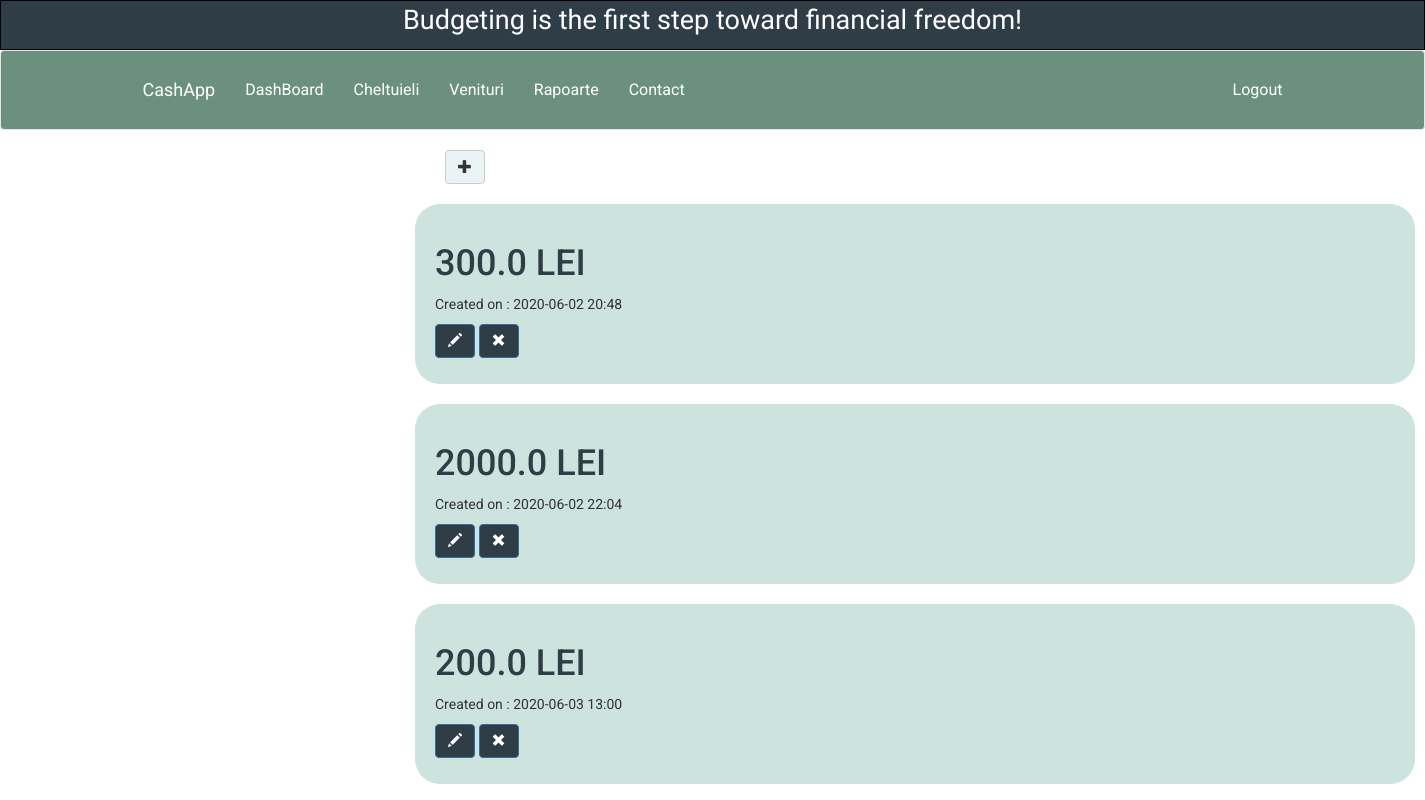
Page /venituri/ (signed in) on the earlier database version.
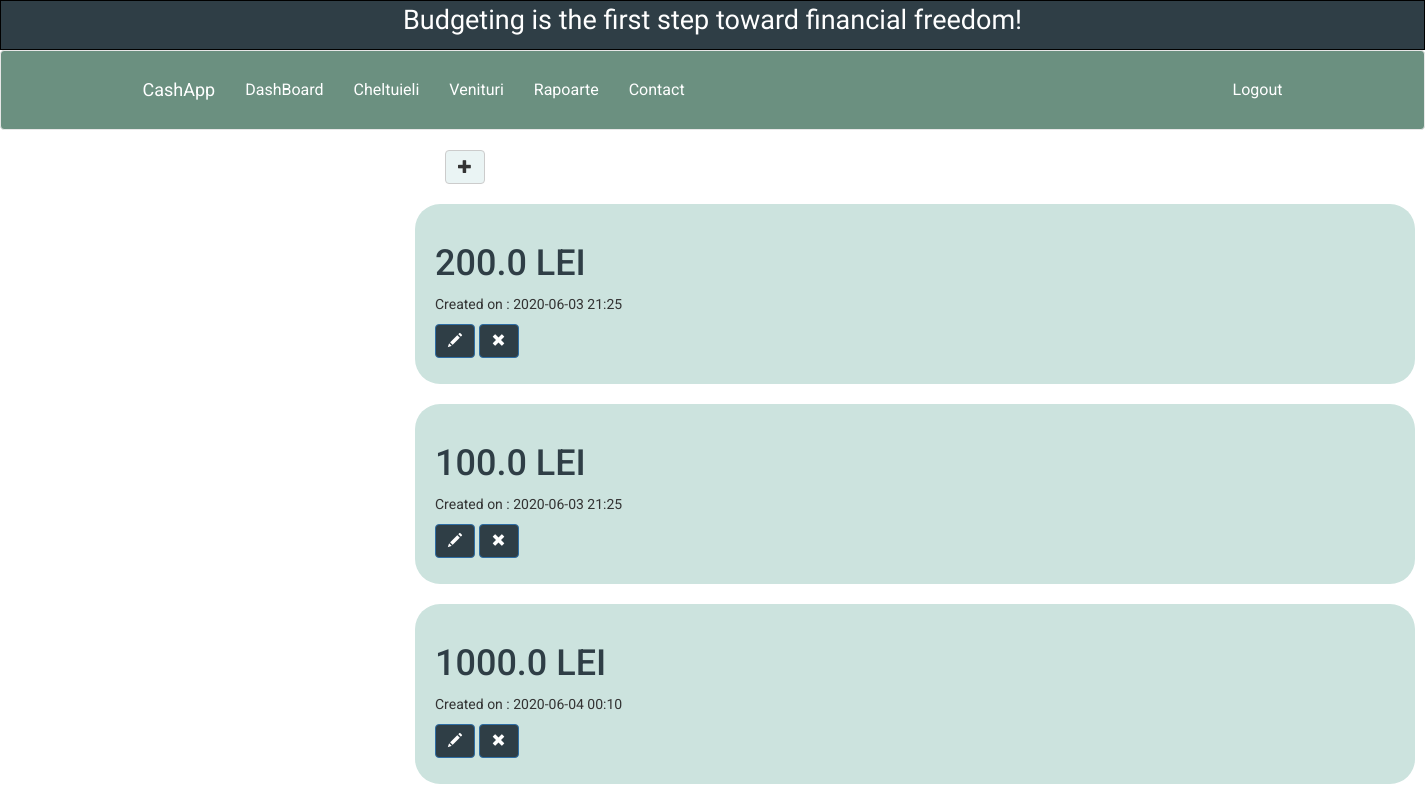
Same page on the later database version.
### basic_app/models.py (models this page shows, shortened)
class Venituri(models.Model):
    user = models.ForeignKey('auth.User', on_delete=models.CASCADE)
    sumaVenit = models.FloatField()
    descriere = models.CharField(max_length=100)
    create_date = models.DateTimeField(default=timezone.now)
    note = models.CharField(max_length=80, blank=True)
    atasament_venituri = models.ImageField(upload_to='atasament_venituri', blank=True)

### basic_app/views.py (the view)
# urls.py: url(r'^venituri/$', views.VenituriListView.as_view(),name="venituri_list"),
class VenituriListView(LoginRequiredMixin,ListView):
    model = Venituri
    def get_context_data(self, **kwargs):
        context = super().get_context_data(**kwargs)
        v = Venituri.objects.all()
        c = Cheltuieli.objects.all()
        vi = sum([x.sumaVenit for x in v])
        ci = sum([x.sumaCheltuita for x in c])
        sold =  vi - ci
        context['venituri_list'] = v
        context['venituri_total'] = vi
        context['cheltuieli_total'] = ci
        context['sold'] = sold
        return context

### basic_app/templates/basic_app/venituri_list.html
{%extends 'basic_app/base.html' %}
{% block body_block %}
<div class="col-md-8">
  <div class="blog_post">
<div class="centerstage">
<a class ='btn btn-default add-button-cheltuieli' href="{% url 'venituri_new' %}"><span class='glyphicon glyphicon-plus'></a>
  {% if user.is_authenticated %}
    {% for venituri in venituri_list %}
  <div class="venituri">
      <h1><a class="textCheltuieli" href="{% url 'venituri_detail' pk=venituri.pk %}">{{venituri.sumaVenit}} LEI</a></h1>
      <div class="date">
          <p>Created on : {{venituri.create_date|date:"Y-m-d H:i"}}</p>
          <a class='btn btn-primary cheltuieliPencil' href="{% url 'venituri_update' pk=venituri.pk %}">
            <span class='glyphicon glyphicon-pencil'></span>  </a>
          <a class='btn btn-primary cheltuieliRemove' href="{% url 'venituri_remove' pk=venituri.pk %}">
            <span class='glyphicon glyphicon-remove'></span>  </a>
      </div>
  </div>
    {% endfor %}
</div>
  {% endif %}
</div>
</div>
{% endblock %}

Differences in the rows shown:
removed Venituri: sumaVenit "300.0", create_date "2020-06-02 20:48"
removed Venituri: sumaVenit "2000.0", create_date "2020-06-02 22:04"
removed Venituri: sumaVenit "200.0", create_date "2020-06-03 13:00"
added Venituri: sumaVenit "200.0", create_date "2020-06-03 21:25"
added Venituri: sumaVenit "100.0", create_date "2020-06-03 21:25"
added Venituri: sumaVenit "1000.0", create_date "2020-06-04 00:10"
